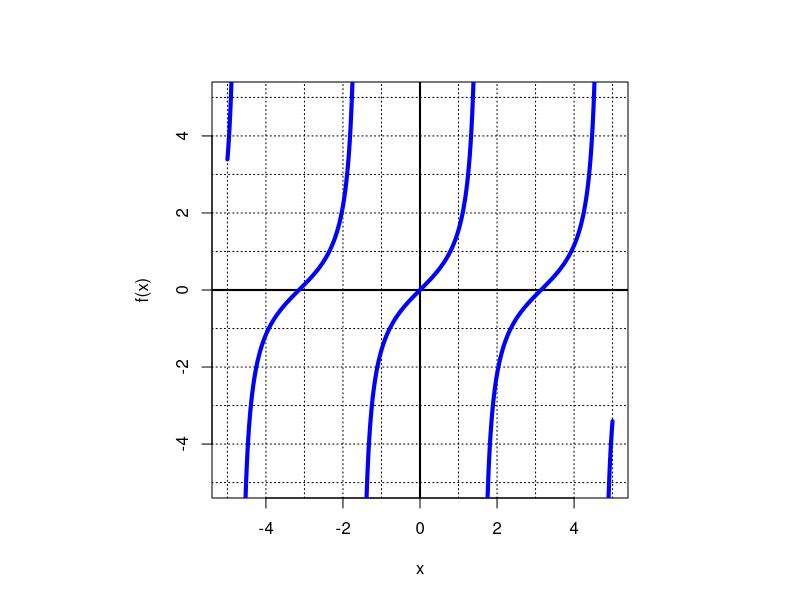
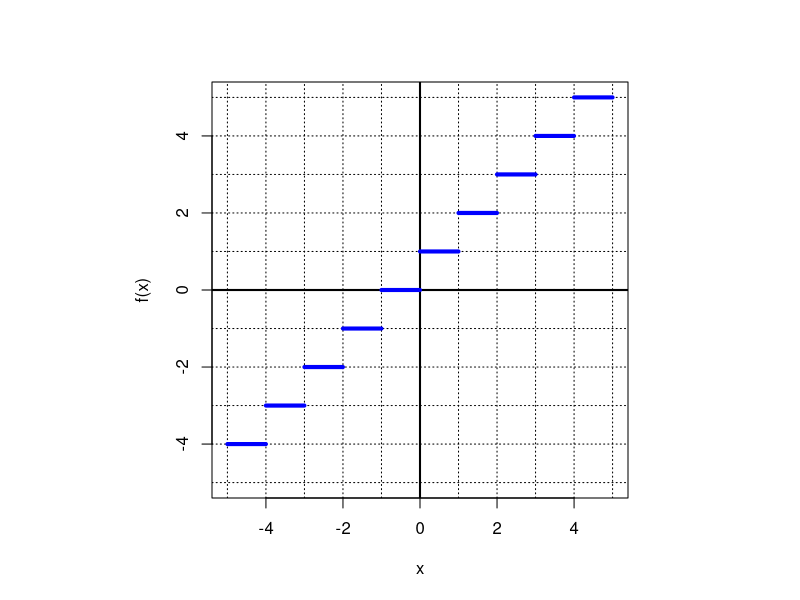
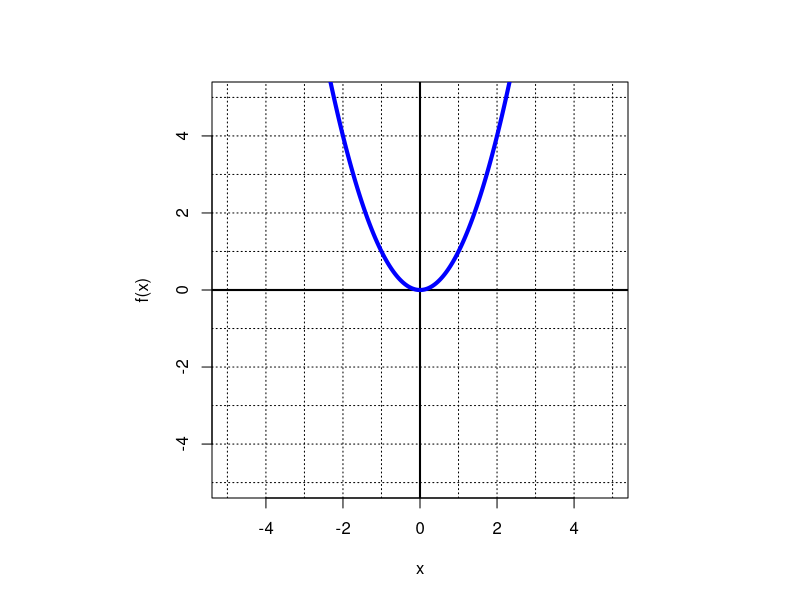
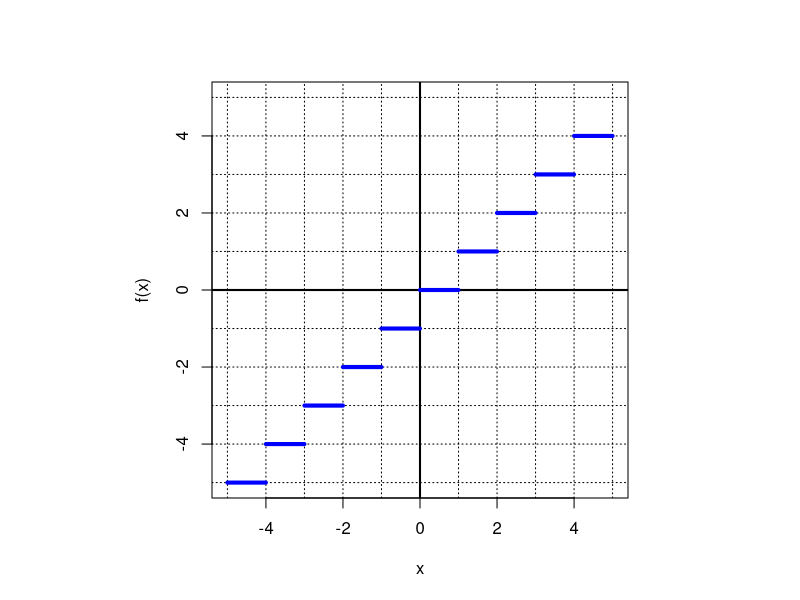
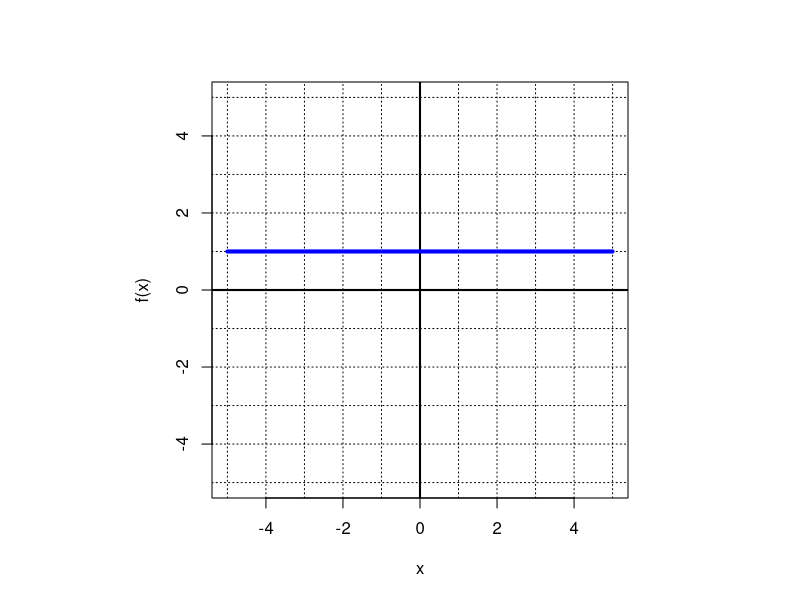
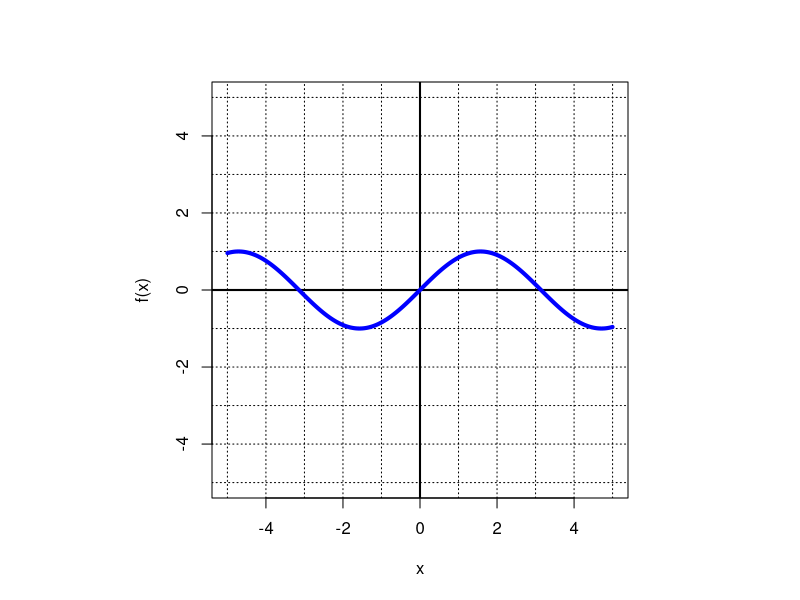
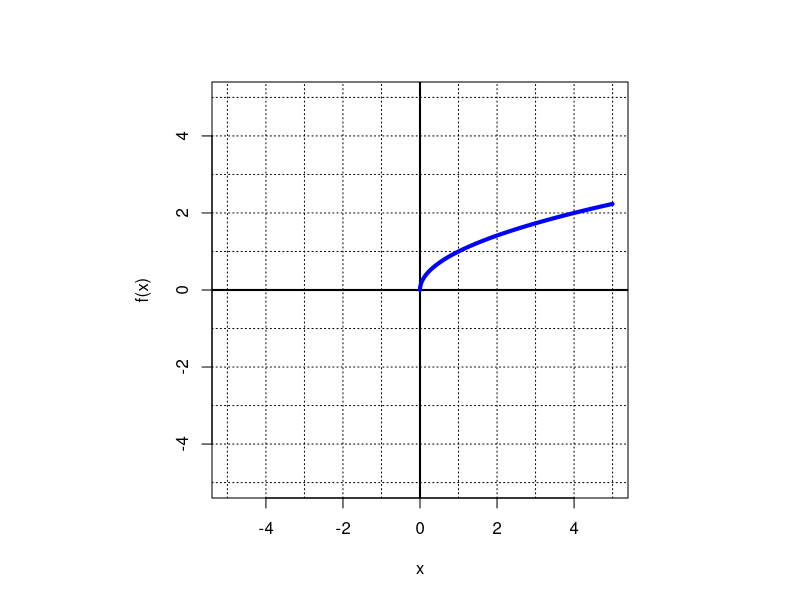
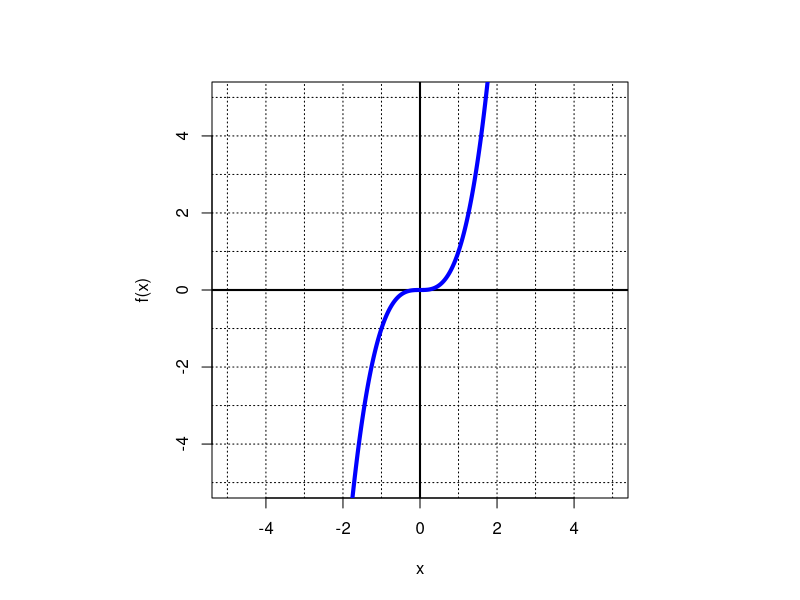

Reproduce these figures in R, in order.
## ---- chunk 1
funs = list(c("1","constant",function(x){1+x*0}),
            c("$x$","linear",function(x){x}),
            c("$|x|$","absolute",function(x){abs(x)}),
            c("$x^2$","quadratic",function(x){x^2}),
            c("$x^3$","cubic",function(x){x^3}),
            c("$\\frac{1}{x}$","reciprocal",function(x){1/x}),
            c("$\\sqrt{x}$","square root",function(x){x^(1/2)}),
            c("$\\sqrt[3]{x}$","cube root",function(x){abs(x)^(1/3)*sign(x)}),
            c("$\\sin(x)$","sine",function(x){sin(x)}),
            c("$\\cos(x)$","cosine",function(x){cos(x)}),
            c("$\\tan(x)$","tangent",function(x){tan(x)}),
            c("$\\lceil x \\rceil$","ceiling",function(x){ceiling(x)}),
            c("$\\lfloor x \\rfloor$","floor",function(x){floor(x)}),
            c("$e^x$","exponential",function(x){exp(x)}),
            c("$\\ln(x)$","logarithmic",function(x){log(x)}),
            c("$\\frac{e^x}{e^x+1}$","logistic",function(x){exp(x)/(exp(x)+1)}),
            c("$\\frac{1}{x^2}$","squared reciprocal",function(x){1/x^2})
            )
n = length(funs)
ord = sample(1:n)
eqs = character()
nms = character()
for(fun in funs){
  eqs = c(eqs,fun[[1]][1])
  nms = c(nms,fun[[2]][1])
}
eqli = paste0("* ",eqs,"\n",collapse="")
nmli = paste0("* ",nms,"\n",collapse="")
mydf2 = data.frame(nms,eqs)
colnames(mydf2) = c("name","$f(x)=$")

answers = c()
for(i in ord){
  answers=c(answers,paste0(c(rep(0,i-1),1,rep(0,n-i)),collapse=""))
}
## ---- chunk 2
knitr::kable(mydf2,format="html",table.attr='class="bordered-table"', align = "cc",row.names=F)
## ---- chunk 3
for(i in 1:length(funs)){
  fun = funs[[ord[i]]]
  par(pty="s")
  x = seq(-4.999,4.999,0.001)
  suppressWarnings(plot(x,fun[[3]](x),type="n",xlim=c(-5,5),ylim=c(-5,5),lwd=2,ylab="f(x)",xlab="x"))
  for(j in -5:5){
    abline(h=j,lty=3)
    abline(v=j,lty=3)
  }
  abline(h=0,lwd=2)
  abline(v=0,lwd=2)
  suppressWarnings({y = fun[[3]](x)})
  breaks = c(0,which(diff(y)>0.2),length(x))
  for(j in 1:(length(breaks)-1)){
    suppressWarnings(lines(x[(breaks[j]+1):(breaks[j+1]-1)],y[(breaks[j]+1):(breaks[j+1]-1)],type="l",lwd=4,col="blue"))
  }
  cat(paste0("\n##ANSWER",i,"##\n\n"))
}
## ---- chunk 4
for(i in 1:length(funs)){
  cat(nmli)
}
